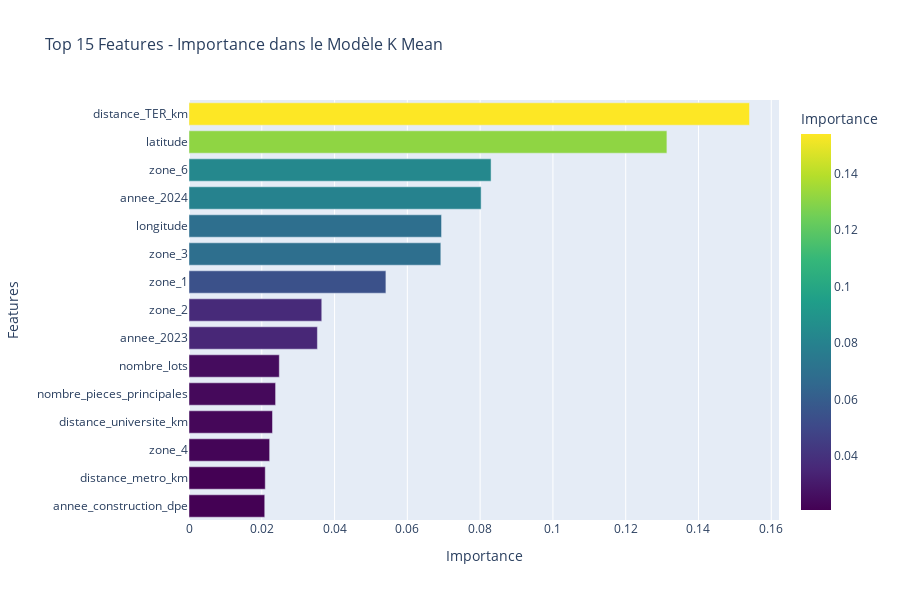

Notebook source saved alongside this figure:
### Code cell
feature_importance_df = pd.DataFrame({
    'feature': all_feature_names,  # Tes noms de features créés précédemment
    'importance': best_model.feature_importances_  # Du XGBoost GridSearch
}).sort_values('importance', ascending=False)

# 1. TOP 15 FEATURES - Horizontal Bar Chart
fig1 = px.bar(
    feature_importance_df.head(15), 
    x='importance', 
    y='feature',
    orientation='h',
    title='Top 15 Features - Importance dans le Modèle K Mean',
    labels={'importance': 'Importance', 'feature': 'Features'},
    color='importance',
    color_continuous_scale='Viridis'
)

fig1.update_layout(
    height=600,
    yaxis={'categoryorder': 'total ascending'},
    font=dict(size=12),
    title_font_size=16
)

fig1.show()

### Figure 1 — Plotly figure (JSON) as saved in the notebook; plotly's stock layout.template omitted (floating-point values rounded to 4 significant figures)
{"data": [{"alignmentgroup": "True", "hovertemplate": "Importance=%{marker.color}<br>Features=%{y}<extra></extra>", "legendgroup": "", "marker": {"color": [0.154, 0.1313, 0.083, 0.08027, 0.06939, 0.0692, 0.0541, 0.03648, 0.03528, 0.02481, 0.02379, 0.02294, 0.02216, 0.02096, 0.02081], "coloraxis": "coloraxis", "pattern": {"shape": ""}}, "name": "", "offsetgroup": "", "orientation": "h", "showlegend": false, "textposition": "auto", "type": "bar", "x": [0.154, 0.1313, 0.083, 0.08027, 0.06939, 0.0692, 0.0541, 0.03648, 0.03528, 0.02481, 0.02379, 0.02294, 0.02216, 0.02096, 0.02081], "xaxis": "x", "y": ["distance_TER_km", "latitude", "zone_6", "annee_2024", "longitude", "zone_3", "zone_1", "zone_2", "annee_2023", "nombre_lots", "nombre_pieces_principales", "distance_universite_km", "zone_4", "distance_metro_km", "annee_construction_dpe"], "yaxis": "y"}], "layout": {"barmode": "relative", "coloraxis": {"colorbar": {"title": {"text": "Importance"}}, "colorscale": [[0, "#440154"], [0.1111, "#482878"], [0.2222, "#3e4989"], [0.3333, "#31688e"], [0.4444, "#26828e"], [0.5556, "#1f9e89"], [0.6667, "#35b779"], [0.7778, "#6ece58"], [0.8889, "#b5de2b"], [1, "#fde725"]]}, "font": {"size": 12}, "height": 600, "legend": {"tracegroupgap": 0}, "title": {"font": {"size": 16}, "text": "Top 15 Features - Importance dans le Modèle K Mean"}, "xaxis": {"anchor": "y", "domain": [0, 1], "title": {"text": "Importance"}}, "yaxis": {"anchor": "x", "categoryorder": "total ascending", "domain": [0, 1], "title": {"text": "Features"}}}}
